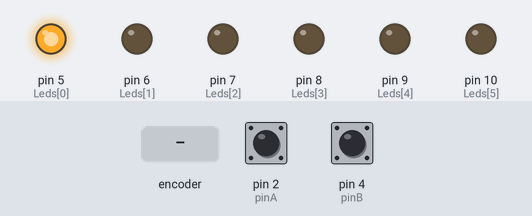
Bench run of a sketch on a simulated Arduino Uno, built with avr-gcc and run on an emulated ATmega328P. On the bench: output pins drawn as LEDs (lit = HIGH). The inputs (shaded band) are chosen by the test bench; at power-on: pin 2 (pinA) HIGH, pin 4 (pinB) HIGH. What the sketch prints to the serial monitor is not drawn.

Above: at 1.3 s.
1.4 s: rotary encoder on pin 2 (pinA) / pin 4 (pinB) turned 1 step (first pin leading)
At 1.8 s:
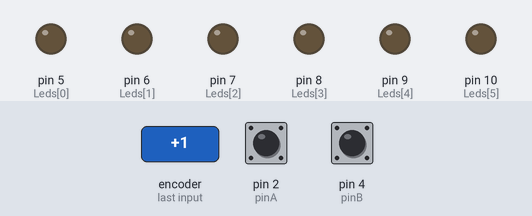
Timing chart, 0 to 4.4 s (numbered marks = the images above; inputs shaded):
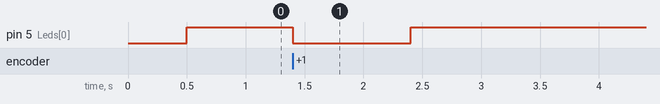

Measured:
- after the input at 1.4 s, pin 5 (Leds[0]): HIGH → LOW at once, → HIGH 1.0 s later

The sketch:

Labo05_Opdracht_2.ino
```cpp
int pinA = 2;
int pinB = 4;

int Leds[] = {5, 6, 7, 8, 9, 10, 12}; //leds

int Previous,State;
int counter=0;
int rot_dir = 0;


void setup() {
  pinMode(pinA, INPUT);
  pinMode(pinB, INPUT);

  for (int i = 0 ; i < 6 ; i++)
  {
    pinMode(Leds[i], OUTPUT);
  }

  digitalWrite (pinA, HIGH);   // enable pull-up
  digitalWrite (pinB, HIGH);   // enable pull-up

  Serial.begin(9600);

  attachInterrupt (digitalPinToInterrupt(pinA), rotaryTurn, FALLING);    // interrupt 0 is pin 2, For rotary encoder
}


void loop() {
  State = digitalRead(pinA);
  if (State != Previous)
  {
    for (int i = 0 ; i < 6 ; i++)
    {
      digitalWrite(Leds[i], LOW);
    }
    if (rot_dir != State)
    {
      delay(500);
      counter++;
      if (counter > 8)
      {
        counter = 8;
      }

    }
    else
    {
      delay(500);
      counter--;
      if (counter < 0)
      {
        counter = 0;
      }
    }
    Serial.print("Position: ");
    Serial.println(counter);
    for (int i = 0 ; i < counter ; i++)
    {
      digitalWrite(Leds[i], HIGH);
    }
    Previous = State;
  }

}
void rotaryTurn()
{
  rot_dir = digitalRead(pinB);
  State = 1;
}
```
